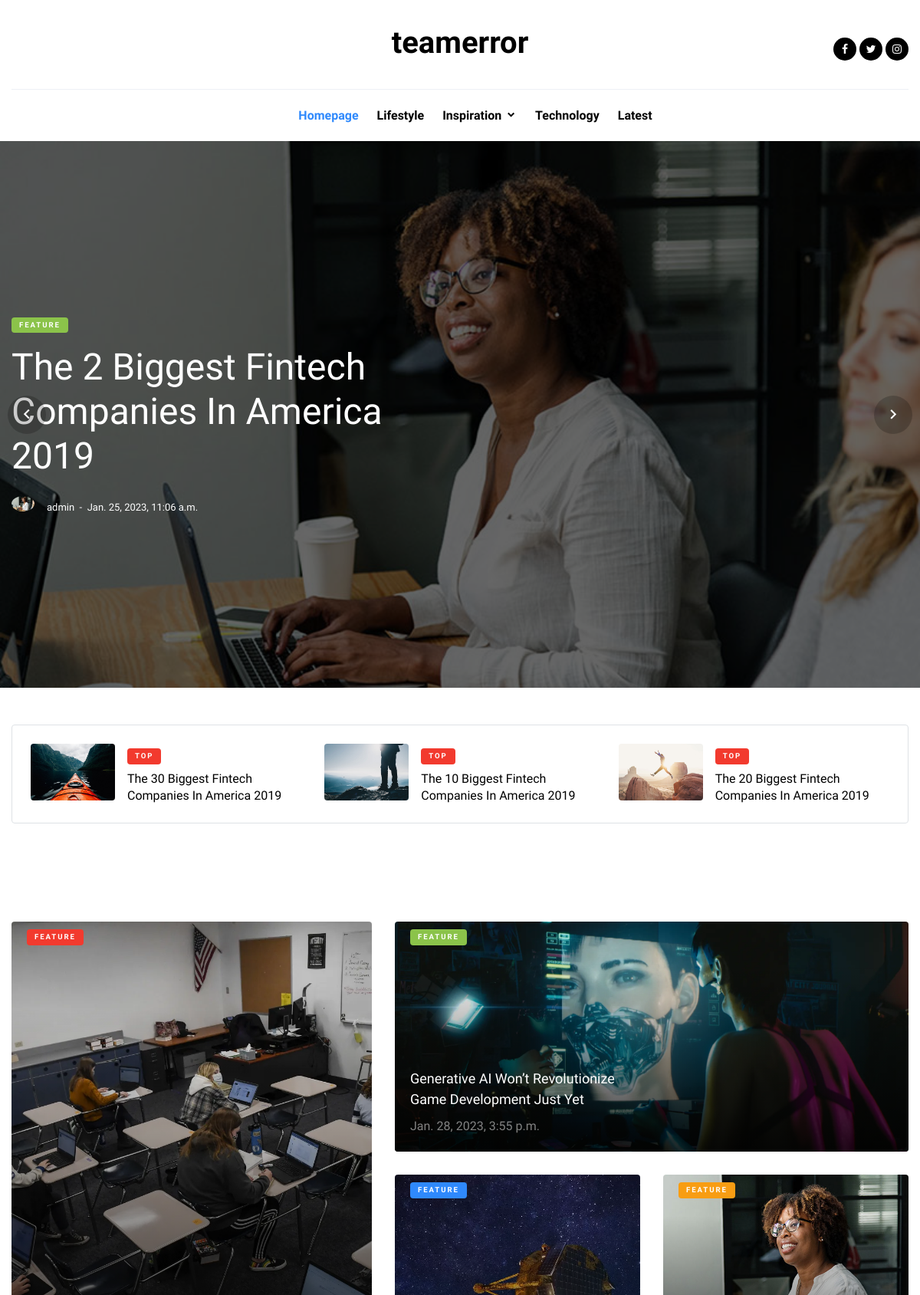
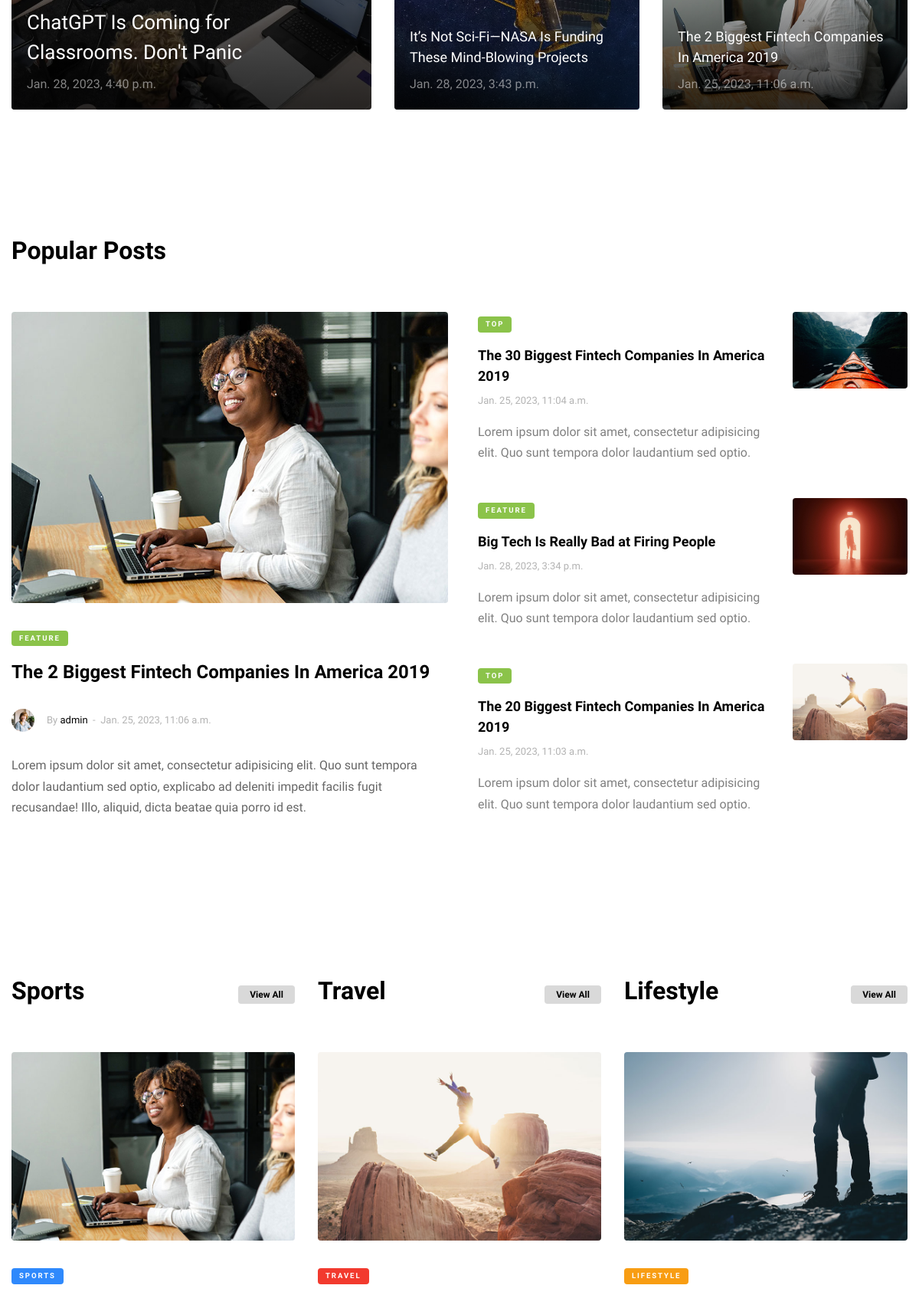
The page / (upper part) on the database its author committed (2 pictures, top to bottom).
### blogpost/models.py (models this page shows, shortened)
class BlogModel(models.Model):
    class Meta:
        verbose_name_plural ="All Post"
    title = models.CharField(max_length=300)
    description = models.TextField(max_length=500)
    image = models.ImageField(upload_to="images/blog_image")
    created = models.DateTimeField(auto_now_add=True)
    catagory = models.ForeignKey(CatagoryModel,on_delete=models.CASCADE)
    author = models.ForeignKey(User,on_delete=models.CASCADE)

class CatagoryModel(models.Model):
    class Meta:
        verbose_name_plural ="Catagory"
    name = models.CharField(max_length=100)
    def __str__(self):
        return str(self.name)

### home/views.py (the view)
# urls.py: path('',HomeView.as_view(),name= "home" ),
class HomeView(View):
    def get(self, request):
        func_obj = HomeFunction()
        top_posts = func_obj.get_top_posts()
        feature_posts = func_obj.get_feature_posts()
        popular_posts = func_obj.get_popular_posts()
        data = {
            'top_posts' : top_posts,
            'feature_posts' : feature_posts,
            'popular_posts':popular_posts,
        }
        return render(request, 'home.html',data)

### home/functions.py (called while the page is built)
    def get_top_posts(self):
        all_posts = BlogModel.objects.all()
        top_posts = []
        for post in all_posts:
            if str(post.catagory) == 'Top':
                top_posts.append(post)
        top_posts.reverse() # reverse
        return top_posts

    def get_feature_posts(self):
        all_posts = BlogModel.objects.all()
        feature_posts = []
        for post in all_posts:
            if str(post.catagory) == 'Feature':
                feature_posts.append(post)
        feature_posts.reverse() # reverse
        return feature_posts

    def get_popular_posts(self):
        all_posts = BlogModel.objects.all()
        popular_posts = []
        for post in range(5):
            random_post = random.choice(all_posts)
            popular_posts.append(random_post)
        return popular_posts

### templates/home.html (shortened to what this page needs)
    {% extends 'base.html' %}
    {% load static %}
    {% block body_block %}
    <div class="slide-one-item home-slider owl-carousel">
      {% for post in popular_posts %}
      <div class="site-cover site-cover-sm same-height overlay" style="background-image: url({{post.image.url}})">
        <div class="container">
          <div class="row same-height align-items-center">
            <div class="col-md-12 col-lg-6">
              <div class="post-entry">
                <span class="post-category text-white bg-success mb-3">{{post.catagory}}</span>
                <h2 class="mb-4"><a href="{% url 'blogpost' post.id %}">{{post.title}}</a></h2>
                <div class="post-meta align-items-center text-left">
                  <figure class="author-figure mb-0 mr-3 float-left"><img src="{{post.image.url}}" alt="Image" class="img-fluid"></figure>
                  <span class="d-inline-block mt-1">{{post.author}}</span>
                  <span>&nbsp;-&nbsp; {{post.created}}</span>
                </div>
              </div>
            </div>
          </div>
        </div>
      </div>
      {% endfor %}
    </div>
    <div class="py-5">
      <div class="container">
        <div class="row">
          <div class="col-md-12">
            <div class="rounded border p-4">
              <div class="row align-items-stretch">
                {% for post in top_posts %}
                {% if post.catagory != 'Top' and forloop.counter < 4 %}
                <div class="col-md-6 col-lg-4 mb-3 mb-lg-0">
                  <a href="{% url 'blogpost' post.id %}" class="d-flex post-sm-entry">
                    <figure class="mr-3 mb-0"><img src="{{post.image.url}}" alt="Image" class="rounded"></figure>
                    <div>
                      <span class="post-category bg-danger text-white m-0 mb-2">{{post.catagory}}</span>
                      <h2 class="mb-0">{{post.title}}</h2>
                    </div>
                  </a>
                </div>
                {% endif %}
                {% endfor %}
              </div>
            </div>
          </div>
        </div>
      </div>
    </div>
    <div class="site-section">
      <div class="container">
        <div class="row align-items-stretch retro-layout">
          {% for post in feature_posts %}
          {% if forloop.counter == 1 %}
          <div class="col-md-5">
            <a href="{% url 'blogpost' post.id %}" class="hentry img-1 h-100 gradient" style="background-image: url({{post.image.url}})">
              <span class="post-category text-white bg-danger">{{post.catagory}}</span>
              <div class="text">
                <h2>{{post.title}}</h2>
                <span>{{post.created}}</span>
              </div>
            </a>
          </div>
          <div class="col-md-7">
            {% elif forloop.counter == 2 %}
            <a href="{% url 'blogpost' post.id %}" class="hentry img-2 v-height mb30 gradient" style="background-image: url({{post.image.url}})">
              <span class="post-category text-white bg-success">{{post.catagory}}</span>
              <div class="text text-sm">
                <h2>{{post.title}}</h2>
                <span>{{post.created}}</span>
              </div>
            </a>
            {% elif forloop.counter == 3 %}
            <div class="two-col d-block d-md-flex">
              <a href="{% url 'blogpost' post.id %}" class="hentry v-height img-2 gradient" style="background-image: url({{post.image.url}})">
                <span class="post-category text-white bg-primary">{{post.catagory}}</span>
                <div class="text text-sm">
                  <h2>{{post.title}}</h2>
                  <span>{{post.created}}</span>
                </div>
              </a>
              {% elif forloop.counter == 5 %}
              <a href="{% url 'blogpost' post.id %}" class="hentry v-height img-2 ml-auto gradient" style="background-image: url({{post.image.url}})">
                <span class="post-category text-white bg-warning">{{post.catagory}}</span>
                <div class="text text-sm">
                  <h2>{{post.title}}</h2>
                  <span>{{post.created}}</span>
                </div>
              </a>
            </div>
          </div>
          {% endif %}
          {% endfor %}
        </div>
      </div>
    </div>
    <div class="site-section">
      <div class="container">
        <div class="row mb-5">
          <div class="col-12 section-heading"><h2>Popular Posts</h2></div>
        </div>
        <div class="row">
          {% for post in popular_posts %}
          {% if forloop.counter == 1 %}
          <div class="col-lg-6 mb-5 mb-lg-0">
            <div class="entry2">
              <a href="{% url 'blogpost' post.id %}"><img src="{{post.image.url}}" alt="Image" class="img-fluid rounded"></a>
              <span class="post-category text-white bg-success mb-3">{{post.catagory}}</span>
              <h2><a href="{% url 'blogpost' post.id %}">{{post.title}}</a></h2>
              <div class="post-meta align-items-center text-left clearfix">
                <figure class="author-figure mb-0 mr-3 float-left"><img src="{% static 'images/person_1.jpg' %}" alt="Image" class="img-fluid"></figure>
                <span class="d-inline-block mt-1">By <a href="#">{{post.author}}</a></span>
                <span>&nbsp;-&nbsp; {{post.created}}</span>
              </div>
              <p>Lorem ipsum dolor sit amet, consectetur adipisicing elit. Quo sunt tempora dolor laudantium sed optio, explicabo ad deleniti impedit facilis fugit recusandae! Illo, aliquid, dicta beatae quia porro id est.</p>
            </div>
          </div>
          {% elif forloop.counter == 2 %}
          <div class="col-lg-6 pl-lg-4">
            <div class="entry3 d-block d-sm-flex">
              <figure class="figure order-2"><a href="{% url 'blogpost' post.id %}"><img src="{{post.image.url}}" alt="Image" class="img-fluid rounded"></a></figure>
              <div class="text mr-4 order-1">
                <span class="post-category text-white bg-success mb-3">{{post.catagory}}</span>
                <h2><a href="{% url 'blogpost' post.id %}">{{post.title}}</a></h2>
                <span class="post-meta mb-3 d-block">{{post.created}}</span>
                <p>Lorem ipsum dolor sit amet, consectetur adipisicing elit. Quo sunt tempora dolor laudantium sed optio.</p>
              </div>
            </div>
            {% elif forloop.counter == 3 %}
            <div class="entry3 d-block d-sm-flex">
              <figure class="figure order-2"><a href="{% url 'blogpost' post.id %}"><img src="{{post.image.url}}" alt="Image" class="img-fluid rounded"></a></figure>
              <div class="text mr-4 order-1">
                <span class="post-category text-white bg-success mb-3">{{post.catagory}}</span>
                <h2><a href="{% url 'blogpost' post.id %}">{{post.title}}</a></h2>
                <span class="post-meta mb-3 d-block">{{post.created}}</span>
                <p>Lorem ipsum dolor sit amet, consectetur adipisicing elit. Quo sunt tempora dolor laudantium sed optio.</p>
              </div>
            </div>
            {% elif forloop.counter == 4 %}
            <div class="entry3 d-block d-sm-flex">
              <figure class="figure order-2"><a href="{% url 'blogpost' post.id %}"><img src="{{post.image.url}}" alt="Image" class="img-fluid rounded"></a></figure>
              <div class="text mr-4 order-1">
                <span class="post-category text-white bg-success mb-3">{{post.catagory}}</span>
                <h2><a href="{% url 'blogpost' post.id %}">{{post.title}}</a></h2>
                <span class="post-meta mb-3 d-block">{{post.created}}</span>
                <p>Lorem ipsum dolor sit amet, consectetur adipisicing elit. Quo sunt tempora dolor laudantium sed optio.</p>
              </div>
            </div>
            {% endif %}
            {% endfor %}
          </div>
        </div>
      </div>
    </div>
    <div class="site-section">
      <div class="container">
        <div class="row">
          <div class="col-lg-4 mb-5 mb-lg-0">
            <div class="section-heading mb-5 d-flex align-items-center">
              <h2>Sports</h2>
              <div class="ml-auto"><a href="#" class="view-all-btn">View All</a></div>
            </div>
            <div class="entry2 mb-5">
              <a href="single.html"><img src="{% static 'images/img_1.jpg' %}" alt="Image" class="img-fluid rounded"></a>
              <span class="post-category text-white bg-primary mb-3">Sports</span>
            </div>
          </div>
          <div class="col-lg-4 mb-5 mb-lg-0">
            <div class="section-heading mb-5 d-flex align-items-center">
              <h2>Travel</h2>
              <div class="ml-auto"><a href="#" class="view-all-btn">View All</a></div>
            </div>
            <div class="entry2 mb-5">
              <a href="single.html"><img src="{% static 'images/img_2.jpg' %}" alt="Image" class="img-fluid rounded"></a>
              <span class="post-category text-white bg-danger mb-3">Travel</span>
            </div>
          </div>
          <div class="col-lg-4 mb-5 mb-lg-0">
            <div class="section-heading mb-5 d-flex align-items-center">
              <h2>Lifestyle</h2>
              <div class="ml-auto"><a href="#" class="view-all-btn">View All</a></div>
            </div>
            <div class="entry2 mb-5">
              <a href="single.html"><img src="{% static 'images/img_3.jpg' %}" alt="Image" class="img-fluid rounded"></a>
              <span class="post-category text-white bg-warning mb-3">Lifestyle</span>
            </div>
          </div>
        </div>
      </div>
    </div>
    {% endblock body_block %}

### templates/base.html (shortened to what this page needs)
<!DOCTYPE html>
<html lang="en">
  {% load static %}
  <head>
    <link rel="stylesheet" href="{% static 'fonts/icomoon/style.css' %}">
    <link rel="stylesheet" href="{% static 'css/bootstrap.min.css' %}">
    <link rel="stylesheet" href="{% static 'css/magnific-popup.css' %}">
    <link rel="stylesheet" href="{% static 'css/jquery-ui.css' %}">
    <link rel="stylesheet" href="{% static 'css/owl.carousel.min.css' %}">
    <link rel="stylesheet" href="{% static 'css/owl.theme.default.min.css' %}">
    <link rel="stylesheet" href="{% static 'css/bootstrap-datepicker.css' %}">
    <link rel="stylesheet" href="{% static 'fonts/flaticon/font/flaticon.css' %}">
    <link rel="stylesheet" href="{% static 'css/aos.css' %}">
    <link rel="stylesheet" href="{% static 'css/style.css' %}">
  </head>
  <body>
  <div class="site-wrap">
    <header class="site-navbar pt-3" role="banner">
      <div class="container-fluid">
        <div class="row align-items-center">
          <div class="col-6 col-xl-6 logo">
            <h1 class="mb-0"><a href="{% url 'home' %}" class="text-black h2 mb-0">teamerror</a></h1>
          </div>
          <div class="col-6 mr-auto py-3 text-right" style="position: relative; top: 3px;">
            <div class="social-icons d-inline">
              <a href="#"><span class="icon-facebook"></span></a>
              <a href="#"><span class="icon-twitter"></span></a>
              <a href="#"><span class="icon-instagram"></span></a>
            </div>
            <a href="#" class="site-menu-toggle js-menu-toggle text-black d-inline-block d-xl-none"></a></div>
          </div>
          <div class="col-12 d-none d-xl-block border-top">
            <nav class="site-navigation text-center " role="navigation">
              <ul class="site-menu js-clone-nav mx-auto d-none d-lg-block mb-0">
                <li class="active"><a href="{% url 'home' %}">Homepage</a></li>
                <li><a href="category.html">Lifestyle</a></li>
                <li class="has-children">
                  <a href="category.html">Inspiration</a>
                </li>
                <li><a href="category.html">Technology</a></li>
                <li><a href="category.html">Latest</a></li>
              </ul>
            </nav>
          </div>
        </div>
      </div>
{% block body_block %}
{% endblock body_block %}
  </body>
</html>

### rows shown on the page
BlogModel: image (picture), catagory "FEATURE", title "The 2 Biggest Fintech Companies In America 2019", author "admin", created "Jan. 25, 2023, 11:06 a.m."
BlogModel: image (picture), catagory "TOP", title "The 30 Biggest Fintech Companies In America 2019", created "Jan. 25, 2023, 11:04 a.m."
BlogModel: image (picture), catagory "TOP", title "The 10 Biggest Fintech Companies In America 2019"
BlogModel: image (picture), catagory "TOP", title "The 20 Biggest Fintech Companies In America 2019", created "Jan. 25, 2023, 11:03 a.m."
BlogModel: image (picture), catagory "FEATURE", title "ChatGPT Is Coming for Classrooms. Don't Panic", created "Jan. 28, 2023, 4:40 p.m."
BlogModel: image (picture), catagory "FEATURE", title "Generative AI Won’t Revolutionize Game Development Just Yet", created "Jan. 28, 2023, 3:55 p.m."
BlogModel: image (picture), catagory "FEATURE", title "It’s Not Sci-Fi—NASA Is Funding These Mind-Blowing Projects", created "Jan. 28, 2023, 3:43 p.m."
BlogModel: image (picture), catagory "FEATURE", title "Big Tech Is Really Bad at Firing People", created "Jan. 28, 2023, 3:34 p.m."
